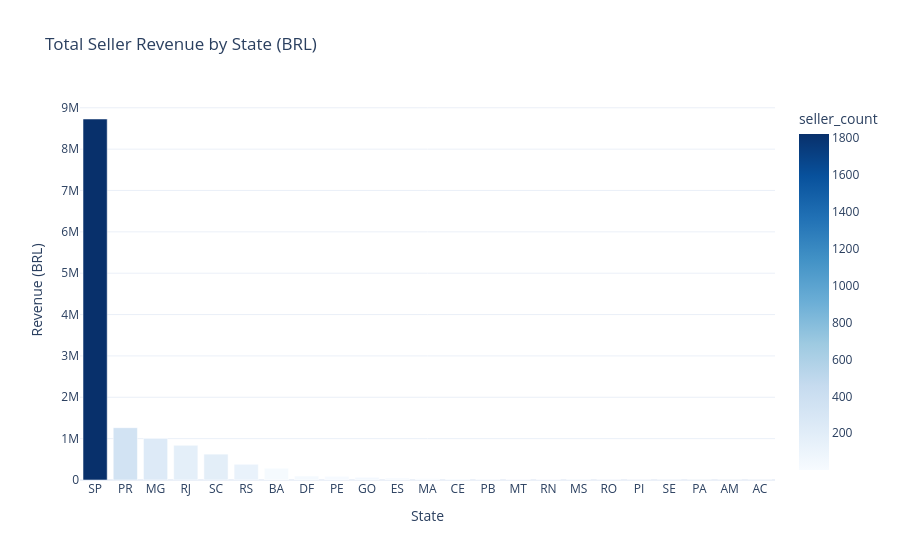

Source (notebook cell):
### Code cell
# Chart 2 — Seller Count and Revenue by State
by_state = df.groupby('seller_state').agg(
    seller_count=('seller_id', 'count'),
    total_revenue=('total_revenue', 'sum'),
    avg_review=('avg_review_score', 'mean'),
    avg_on_time=('on_time_pct', 'mean')
).reset_index().sort_values('total_revenue', ascending=False)

fig2 = px.bar(
    by_state, x='seller_state', y='total_revenue',
    title='Total Seller Revenue by State (BRL)',
    labels={'seller_state': 'State', 'total_revenue': 'Revenue (BRL)'},
    color='seller_count',
    color_continuous_scale='Blues'
)
fig2.update_layout(template='plotly_white')
fig2.show()
with open(os.path.join(OUT, 'seller_revenue_by_state.json'), 'w') as f:
    f.write(fig2.to_json())
print('Exported seller_revenue_by_state.json')

### Figure 1 — Plotly figure (JSON) as saved in the notebook; plotly's stock layout.template omitted (floating-point values rounded to 4 significant figures)
{"data": [{"hovertemplate": "State=%{x}<br>Revenue (BRL)=%{y}<br>seller_count=%{marker.color}<extra></extra>", "legendgroup": "", "marker": {"color": [1822, 344, 240, 170, 186, 129, 19, 30, 9, 40, 23, 1, 12, 6, 4, 5, 5, 2, 1, 2, 1, 1, 1], "coloraxis": "coloraxis", "pattern": {"shape": ""}}, "name": "", "orientation": "v", "showlegend": false, "textposition": "auto", "type": "bar", "x": ["SP", "PR", "MG", "RJ", "SC", "RS", "BA", "DF", "PE", "GO", "ES", "MA", "CE", "PB", "MT", "RN", "MS", "RO", "PI", "SE", "PA", "AM", "AC"], "xaxis": "x", "y": [8728000.0, 1265000.0, 1005000.0, 840200.0, 625400.0, 380200.0, 285500.0, 97170.0, 91460.0, 66330.0, 47630.0, 36530.0, 20180.0, 17100.0, 17070.0, 9993.0, 8552.0, 4762.0, 2522.0, 1606.0, 1238.0, 1177.0, 267.0], "yaxis": "y"}], "layout": {"barmode": "relative", "coloraxis": {"colorbar": {"title": {"text": "seller_count"}}, "colorscale": [[0, "rgb(247,251,255)"], [0.125, "rgb(222,235,247)"], [0.25, "rgb(198,219,239)"], [0.375, "rgb(158,202,225)"], [0.5, "rgb(107,174,214)"], [0.625, "rgb(66,146,198)"], [0.75, "rgb(33,113,181)"], [0.875, "rgb(8,81,156)"], [1, "rgb(8,48,107)"]]}, "legend": {"tracegroupgap": 0}, "title": {"text": "Total Seller Revenue by State (BRL)"}, "xaxis": {"anchor": "y", "domain": [0, 1], "title": {"text": "State"}}, "yaxis": {"anchor": "x", "domain": [0, 1], "title": {"text": "Revenue (BRL)"}}}}
